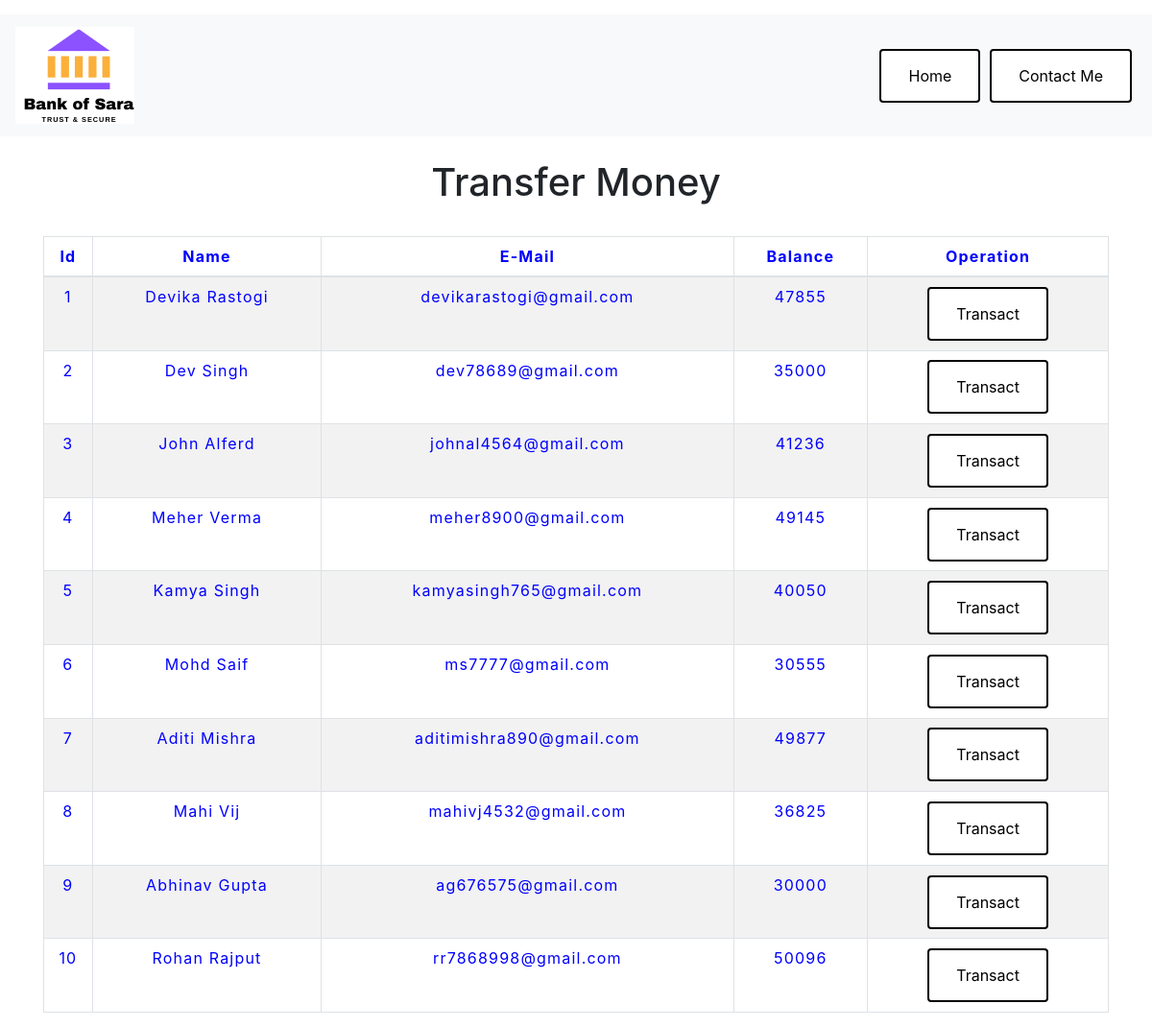
The app's page /transfermoney.php with its own data.
### tables this page shows
CREATE TABLE `users` (
  `id` int(3) NOT NULL,
  `name` text NOT NULL,
  `email` varchar(30) NOT NULL,
  `balance` int(8) NOT NULL
);

### transfermoney.php (the view, shortened to what this page needs)
<!DOCTYPE html>
<html lang="en">
<head>
    <link rel="stylesheet" href="https://maxcdn.bootstrapcdn.com/bootstrap/4.0.0/css/bootstrap.min.css">
    <link rel="stylesheet" type="text/css" href="css/table.css">
</head>
<body>
<?php
    include 'config.php';
    $sql = "SELECT * FROM users";
    $result = mysqli_query($conn,$sql);
?>
<?php
  include 'navbar.php';
?>
<div class="container">
        <h2 class="text-center pt-4">Transfer Money</h2>
        <br>
            <div class="row">
                <div class="col">
                    <div class="table-responsive-sm">
                    <table class="table table-hover table-sm table-striped table-condensed table-bordered">
                        <thead>
                            <tr>
                            <th scope="col" class="text-center py-2">Id</th>
                            <th scope="col" class="text-center py-2">Name</th>
                            <th scope="col" class="text-center py-2">E-Mail</th>
                            <th scope="col" class="text-center py-2">Balance</th>
                            <th scope="col" class="text-center py-2">Operation</th>
                            </tr>
                        </thead>
                        <tbody>
                <?php
                    while($rows=mysqli_fetch_assoc($result)){
                ?>
                    <tr>
                        <td class="py-2"><?php echo $rows['id'] ?></td>
                        <td class="py-2"><?php echo $rows['name']?></td>
                        <td class="py-2"><?php echo $rows['email']?></td>
                        <td class="py-2"><?php echo $rows['balance']?></td>
                        <td><a href="selecteduserdetail.php?id= <?php echo $rows['id'] ;?>"> <button type="button" class="btn">Transact</button></a></td>
                    </tr>
                <?php
                    }
                ?>
                        </tbody>
                    </table>
                    </div>
                </div>
            </div>
         </div>
</body>
</html>

### navbar.php (shortened to what this page needs)
 <!DOCTYPE html>
 <html>
 <head>
 </head>
 <body>
 <nav  class="navbar navbar-expand-md navbar-light bg-light">
 <a class="navbar-brand" href="index.php"><img src="img/logo.png.png"></a>
 <div class="collapse navbar-collapse" id="collapsibleNavbar">
       <ul class="navbar-nav ml-auto">
         <li class="nav-item">
           <a class="btn df" class="nav-link" href="index.php">Home</a>
         </li>
         <li class="nav-item">
           <a class="btn df" class="nav-link" href="contact.php">Contact Me</a>
         </li>
     </div>
  </nav>
</body>
</html>

### table.css (style rules this page uses)
* { padding: 10; margin: 0; box-sizing: border-box; }
h2 { font-size: 40px; }
table { letter-spacing: 1.2px; color: blue; }
td { text-align: center; }
button { border:none; background: #d9d9d9; transition: 1s; }

### transfermoney.php (style rules this page uses)
button { transition: 1.5s; }

### navbar.php (style rules this page uses)
body { margin-top: 15px; }
.btn { border: 2px solid black; background-color: white; color: black; padding: 14px 28px; font-size: 16px; cursor: pointer; margin: 5px; }

### records on screen
users: id "1", name "Devika Rastogi", email "devikarastogi@gmail.com", balance "47855"
users: id "2", name "Dev Singh", email "dev78689@gmail.com", balance "35000"
users: id "3", name "John Alferd", email "johnal4564@gmail.com", balance "41236"
users: id "4", name "Meher Verma", email "meher8900@gmail.com", balance "49145"
users: id "5", name "Kamya Singh", email "kamyasingh765@gmail.com", balance "40050"
users: id "6", name "Mohd Saif", email "ms7777@gmail.com", balance "30555"
users: id "7", name "Aditi Mishra", email "aditimishra890@gmail.com", balance "49877"
users: id "8", name "Mahi Vij", email "mahivj4532@gmail.com", balance "36825"
users: id "9", name "Abhinav Gupta", email "ag676575@gmail.com", balance "30000"
users: id "10", name "Rohan Rajput", email "rr7868998@gmail.com", balance "50096"
